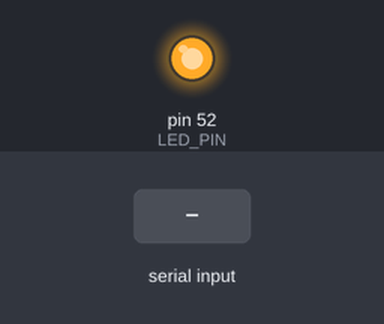
A sketch run on a simulated Arduino Mega 2560, built with avr-gcc and run on an emulated ATmega2560. Parts: output pins drawn as LEDs (lit = HIGH). The inputs (shaded band) are chosen by the test bench. What the sketch prints to the serial monitor is not drawn.

Above: at 1.2 s.
1.3 s: "1" received over Serial
At 2.63 s:
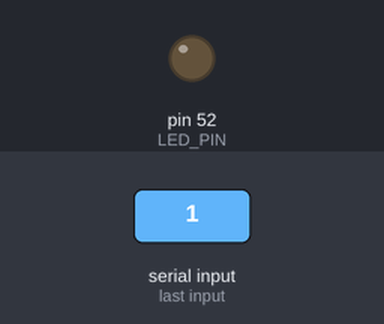
4.3 s: "0" received over Serial
At 6.6 s:
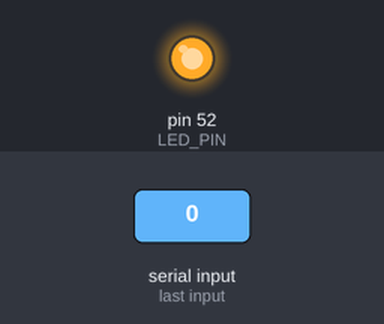
7.3 s: "2" received over Serial
At 8.68 s:
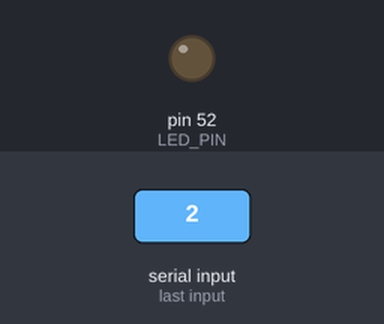
Timing chart, 0 to 10.7 s (numbered marks = the images above; inputs shaded):
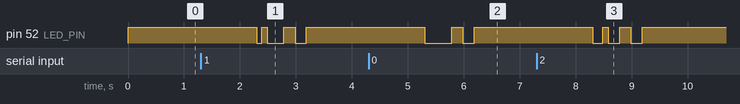

Measured:
- after the input at 1.3 s, pin 52 (LED_PIN): goes LOW 0.09 s, HIGH 0.10 s, LOW 0.30 s, HIGH 0.20 s, LOW 0.20 s, then HIGH, starting after 1.0 s
- after the input at 4.3 s, pin 52 (LED_PIN): HIGH → LOW after 1.0 s, → HIGH 0.49 s later, → LOW 0.20 s later, → HIGH 0.20 s later
- after the input at 7.3 s, pin 52 (LED_PIN): goes LOW 0.19 s, HIGH 0.10 s, LOW 0.20 s, HIGH 0.20 s, LOW 0.20 s, then HIGH, starting after 1.0 s

The sketch:

transmitter_code.ino
```cpp
#define LED_PIN 52
#define PERIOD 100

void setup()
{
  // put your setup code here, to run once:
  pinMode(LED_PIN, OUTPUT);
  digitalWrite(LED_PIN, HIGH);
  Serial.begin(9600);
}

void loop()
{
  // put your main code here, to run repeatedly;
  Serial.println("Enter data: ");
  while (Serial.available() == 0)
  {
    String data_string = Serial.readString();
    data_string.trim();
    unsigned int data_string_length = data_string.length();
    if (data_string == "calibrate")
      calibrate();
    else
    {
      for (int i = 0; i < data_string_length; i++)
      {
        digitalWrite(LED_PIN, LOW);
        if (i == 0)
          delay(PERIOD-15);
        else
          delay(PERIOD-15);
        send_byte(data_string[i]);
        digitalWrite(LED_PIN, HIGH);
        delay(PERIOD-10);
      }
    }
  }
}

void send_byte(char my_byte)
{
  //transmission of bits
  for(int i = 0; i < 8; i++)
  {
    digitalWrite(LED_PIN, (my_byte&(0x01 << i))!=0);
    delay(PERIOD);
  }
}

void calibrate()
{
    digitalWrite(LED_PIN, LOW);
    delay(PERIOD);
    digitalWrite(LED_PIN, HIGH);
    delay(PERIOD);
}
```
